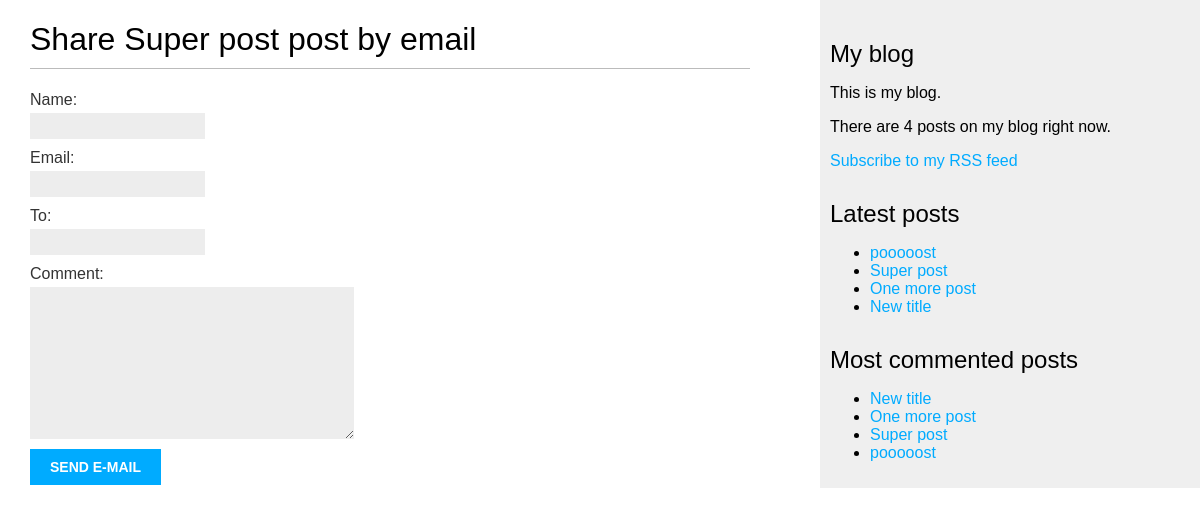
Page /blog/6/share on the earlier database version.
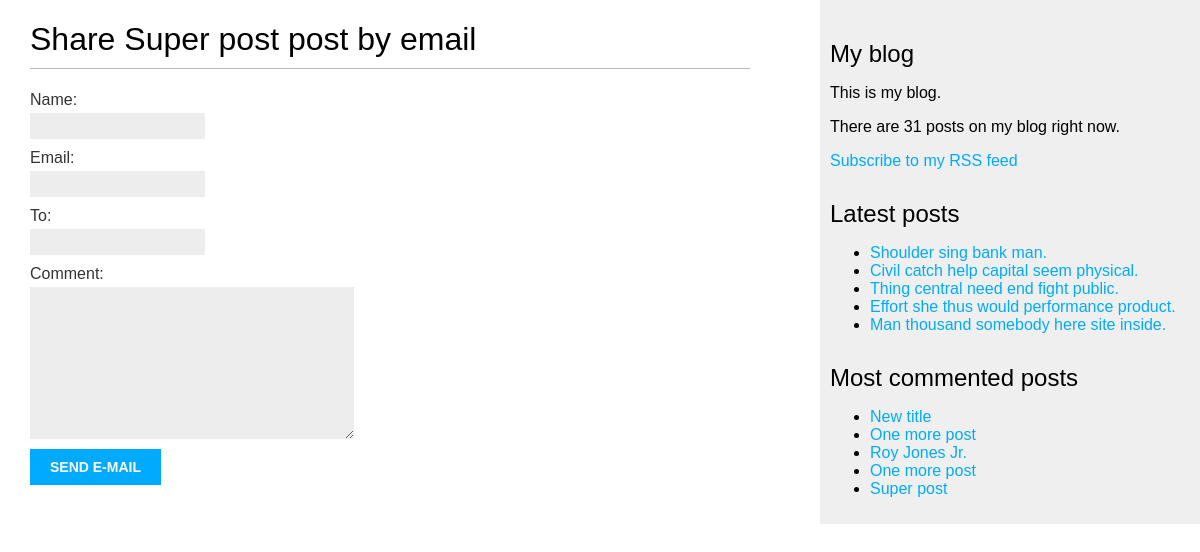
Same page on the later database version.
### blog/models.py (models this page shows, shortened)
class Post(models.Model):
    class Status(models.TextChoices):
        DRAFT = "DR", "Draft",
        PUBLISHED = "PB", "Published"
    title = models.CharField(max_length=250)
    slug = models.SlugField(max_length=250)
    body = models.TextField()
    created = models.DateTimeField(auto_now_add=True)
    publish = models.DateTimeField(default=timezone.now)
    updated = models.DateTimeField(auto_now=True)
    status = models.CharField(max_length=2, choices=Status.choices, default=Status.DRAFT)
    author = models.ForeignKey(User, on_delete=models.CASCADE)
    tags = TaggableManager()
    objects = models.Manager() # Default manager
    published = PublishedManager() # Custom manager that returns published objects
    class Meta:
        ordering = ["publish"]
        indexes = [
            models.Index(fields=["-publish"]),
        ]
    def get_absolute_url(self):
        return reverse("blog:post_detail", args=[self.publish.year, self.publish.month, self.publish.day, self.slug])

### blog/views.py (the view)
# urls.py: path('<int:post_id>/share', views.post_share, name='post_share'),
def post_share(request, post_id):
    post = get_object_or_404(Post, id=post_id, status=Post.Status.PUBLISHED)
    sent = False
    if request.method == "POST":
        form = EmailPostForm(request.POST)
        if form.is_valid():
            cd = form.cleaned_data
            post_url = request.build_absolute_uri(post.get_absolute_url())
            subject = f"{cd['name']} recommends you read {post.title}"
            body = f"Read {post.title} at {post_url}\n\n{cd['name']}'s comment: {cd['comment']}"
            send_mail(subject, body, "hitmanabsolution25@gmail.com", [cd["to"]])
            sent = True
    else:
        form = EmailPostForm()
    return render(request, "blog/post/share.html", {"post": post, "form": form, "sent": sent})

### blog/forms.py
class EmailPostForm(forms.Form):
    name = forms.CharField(max_length=25)
    email = forms.EmailField()
    to = forms.EmailField()
    comment = forms.CharField(required=False, widget=forms.Textarea)

### blog/models.py (called while the page is built)
    def get_queryset(self):
        return super().get_queryset().filter(status=Post.Status.PUBLISHED)

### blog/templatetags/blog_tags.py (called while the page is built)
@register.simple_tag
def total_posts():
    return Post.published.count()

@register.inclusion_tag("blog/post/latest_posts.html")
def show_latest_posts(count=5):
    latest_posts = Post.published.order_by("-publish")[:count]
    return {"latest_posts": latest_posts}

@register.simple_tag
def get_most_commented_posts(count=5):
    return Post.published.annotate(total_comments=Count("comments")).order_by("-total_comments")[:count]

### blog/templates/blog/post/share.html (shortened to what this page needs)
{% extends "blog/base.html" %}
{% block content %}
    {% if sent %}
        <h1>Email successfully sent</h1>
        <p>{{post.title}} was successfully sent to {{form.cleaned_data.to}}</p>
    {% else %}
        <h1>Share {{post.title}} post by email</h1>
        <form method="post">
            {{ form.as_p }}
            <input type="submit" value="Send e-mail">
        </form>
    {% endif %}
{% endblock %}

### blog/templates/blog/base.html (shortened to what this page needs)
{% load static %}
{% load blog_tags %}
<!DOCTYPE html>
<html lang="en">
<head>
    <link rel="stylesheet" href="{% static 'css/blog.css' %}">
</head>
<body>
    <div id="content">
        {% block content %}
        {% endblock %}
    </div>
    <div id="sidebar">
        <h2>My blog</h2>
        <p>
            This is my blog.
        </p>
        <p>
            There are {% total_posts %} posts on my blog right now.
        </p>
        <p>
            <a href="{% url 'blog:post_feed' %}">Subscribe to my RSS feed</a>
        </p>
        <h2>Latest posts</h2>
        {% show_latest_posts %}
        <h2>Most commented posts</h2>
        {% get_most_commented_posts as most_commented_posts %}
        <ul>
            {% for post in most_commented_posts %}
                <li>
                    <a href="{{post.get_absolute_url}}">{{post.title}}</a>
                </li>
            {% endfor %}
        </ul>
    </div>
</body>
</html>

### blog/templates/blog/post/latest_posts.html
<ul>
    {% for post in latest_posts %}
        <li>
            <a href="{{post.get_absolute_url}}">{{post.title}}</a>
        </li>
    {% endfor %}
</ul>

Differences in the rows shown:
no longer on one of the page's lists (row edited): Post: title "Super post"
no longer on this page (row edited): Post: title "pooooost"
no longer on one of the page's lists (row edited): Post: title "New title"
no longer on one of the page's lists (row edited): Post: title "One more post"
added Post: title "Shoulder sing bank man.", shown under "Latest posts"
added Post: title "Civil catch help capital seem physical.", shown under "Latest posts"
added Post: title "Thing central need end fight public.", shown under "Latest posts"
added Post: title "Effort she thus would performance product.", shown under "Latest posts"
added Post: title "Man thousand somebody here site inside.", shown under "Latest posts"
now on this page (row edited): Post: title "Roy Jones Jr.", shown under "Most commented posts"
now on this page (row edited): Post: title "One more post", shown under "Most commented posts"
Other differences:
text no longer shown: "4"
text now shown: "31"
